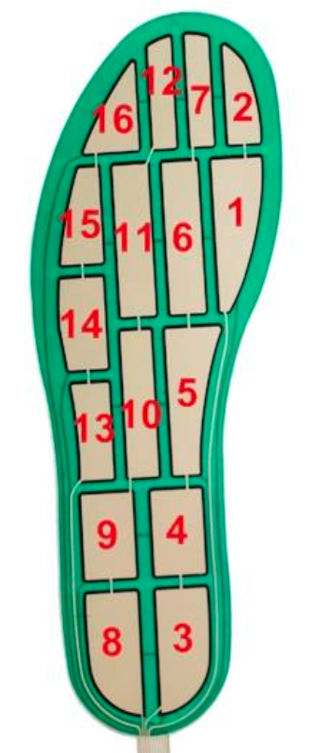
#> input picture footprint.png, 312 x 753 px
$ python extract_pad_position.py
#> lines starting #> are read from the running program, lines starting #| are printed output that depends on the picture; after the words box and inside, x2 and y2 are one past the last pixel; in counts of white or black regions, pixels touching at a corner belong together
from PIL import Image
import matplotlib.pyplot as plt
import cv2
import numpy as np

# Function to find the center of the contour
def find_contour_center(contour):
    M = cv2.moments(contour)
    if M["m00"] != 0:
        cX = int(M["m10"] / M["m00"])
        cY = int(M["m01"] / M["m00"])
    else:
        cX, cY = 0, 0
    return (cX, cY)


# Open the image file
img_path = 'footprint.png'

# Load the image in grayscale
image = cv2.imread(img_path, cv2.IMREAD_GRAYSCALE)
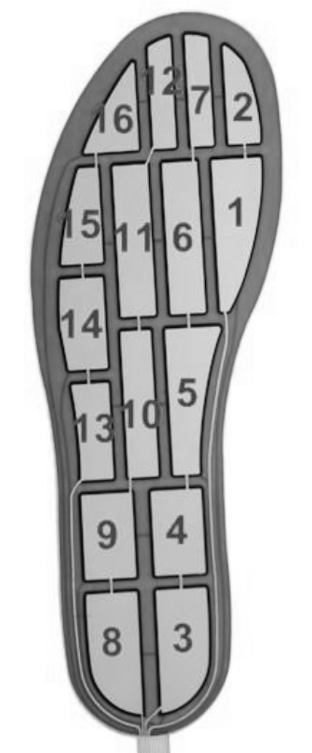
#> image: shape (753, 312); min 2, max 255, mean 188.6

# Thresholding the image to get the contours
_, thresh = cv2.threshold(image, 150, 255, cv2.THRESH_BINARY_INV)
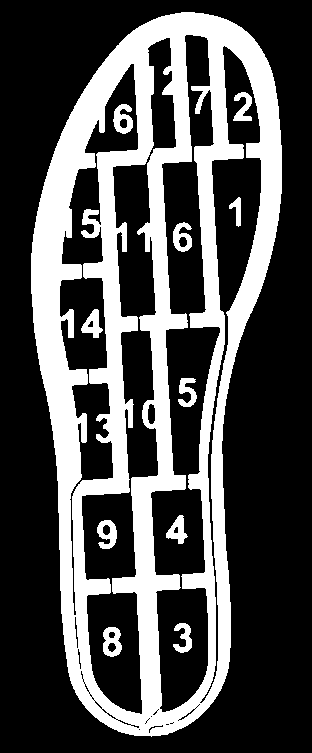
#> thresh: shape (753, 312); 30.8% white; 11 white regions

# Finding contours in the image
contours, _ = cv2.findContours(thresh, cv2.RETR_EXTERNAL, cv2.CHAIN_APPROX_SIMPLE)
#> contours = 1 contour; box (x1, y1, x2, y2) and area: (31, 12, 282, 737) 131756


# Dictionary to hold the center of each contour
contour_centers = {}

for contour in contours:
    # Get the center of the contour
    cX, cY = find_contour_center(contour)

    # Approximate the contour to a polygon to check for numbers (as they have more corners)
    approx = cv2.approxPolyDP(contour, 0.04 * cv2.arcLength(contour, True), True)

    # If the contour has more than 5 vertices, it might be a number
    if len(approx) > 5:
        # Get the bounding rectangle to isolate the number
        x, y, w, h = cv2.boundingRect(approx)

        # Crop and save the number area
        number_image = image[y:y+h, x:x+w]
        number_image_path = f'/number_{cX}_{cY}.png'
        cv2.imwrite(number_image_path, number_image)

        # Store the center in the dictionary with the image path as the key
        contour_centers[number_image_path] = (cX, cY)
#> this loop made 1 pass
#> (cX, cY) on pass 1: (151, 353)
#> after the loop, contour_centers = 0 items

# Calculate the image center
image_center = (image.shape[1]//2, image.shape[0]//2)
#> image_center = (156, 376)

# Output the image center and the dictionary of contour centers
print(image_center, contour_centers)
#| (156, 376) {}


# Load the image
image_color = cv2.imread(img_path)
#> image_color is the input picture: shape (753, 312, 3); mean B, G, R 181, 198.9, 172.5
image_gray = cv2.cvtColor(image_color, cv2.COLOR_BGR2GRAY)

# Invert the image to get white numbers on black background for better detection
image_gray = cv2.bitwise_not(image_gray)
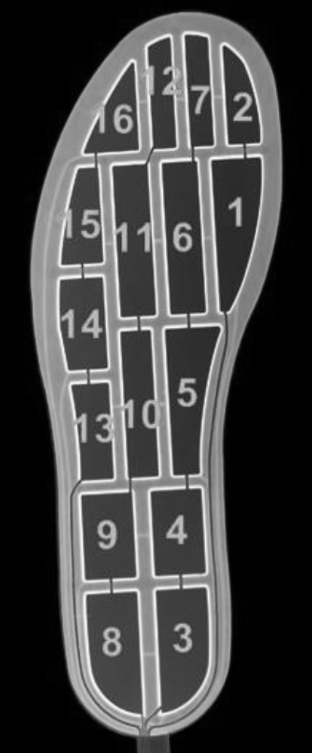
#> image_gray: shape (753, 312); min 0, max 253, mean 66

# Use adaptive thresholding to isolate the numbers
thresh = cv2.adaptiveThreshold(image_gray, 255, cv2.ADAPTIVE_THRESH_GAUSSIAN_C,
                               cv2.THRESH_BINARY, 11, 2)
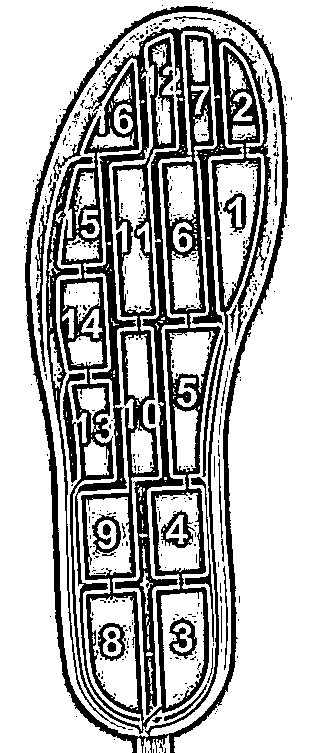
#> thresh: shape (753, 312); 71.7% white; 441 black regions (398 under 20 px)

# Find contours of the numbers
contours, hierarchy = cv2.findContours(thresh, cv2.RETR_TREE, cv2.CHAIN_APPROX_SIMPLE)
#> contours = 755 contours, 638 with area under 20; largest, box (x1, y1, x2, y2) and area: (0, 0, 312, 753) 89943, (30, 12, 282, 737) 32764, (73, 33, 192, 731) 8794, (45, 156, 110, 722) 4082, (161, 592, 204, 708) 3894

# Function to find the center of the bounding box for a contour
def find_bounding_box_center(contour):
    x, y, w, h = cv2.boundingRect(contour)
#> x = 142; y = 742; w = 1; h = 2
    return (x + w//2, y + h//2)

# Find the centers of all contours
centers = [find_bounding_box_center(c) for c in contours]
#> centers = 755 pairs, first value 24 to 291, second value 2 to 747

# The image center can be calculated as the midpoint of the image dimensions
image_center = (image_color.shape[1] // 2, image_color.shape[0] // 2)

# Calculate the relative positions of each center from the image center
relative_positions = [(center[0] - image_center[0], center[1] - image_center[1]) for center in centers]
#> relative_positions = 755 pairs, first value -132 to 135, second value -374 to 371

relative_positions, image_center
# We will use a more manual approach to identify the contours and filter out the noise.
# Define expected number width and height range based on the image scale and observations.
# These values are estimates and may need adjustment.
expected_number_width_min, expected_number_width_max = 10, 40
expected_number_height_min, expected_number_height_max = 20, 50

# Initialize a list to store the center points of valid number contours
valid_centers = []

# Loop over the contours to filter based on the expected size
for contour in contours:
    # Compute the bounding box of the contour
    x, y, w, h = cv2.boundingRect(contour)

    # Use the contour width and height to filter out contours that do not match the expected size of the numbers
    if (expected_number_width_min <= w <= expected_number_width_max and
            expected_number_height_min <= h <= expected_number_height_max):
        # This contour is likely to be a number, store its center point
        center_x, center_y = x + w//2, y + h//2
        valid_centers.append((center_x, center_y))
#> this loop made 755 passes
#> (x, y, w, h, center_x, center_y) on passes 38, 39, 75, 76, 84, 123, 124, 150, 152, 172, 199, 203: (97, 622, 30, 40, 112, 642), (103, 627, 19, 30, 112, 642), (168, 616, 30, 44, 183, 638), (173, 623, 19, 30, 182, 638), (140, 571, 13, 43, 146, 592), (91, 514, 31, 41, 106, 534), (97, 520, 20, 29, 107, 534), (160, 509, 36, 40, 178, 529), (166, 515, 22, 29, 177, 529), (84, 439, 25, 37, 96, 457), (77, 387, 29, 46, 91, 410), (177, 378, 20, 29, 187, 392)
#> (x, y, w, h) on passes 2, 3, 4, 5, 7, 8: (143, 738, 8, 15), (137, 738, 5, 15), (152, 735, 18, 18), (158, 742, 6, 11), (218, 702, 1, 1), (186, 697, 1, 1)
#> after the loop, valid_centers = 33 pairs, first value 51 to 243, second value 57 to 642

# Now calculate the relative positions of each valid center from the image center
relative_valid_positions = [(center[0] - image_center[0], center[1] - image_center[1]) for center in valid_centers]
#> relative_valid_positions = 33 pairs, first value -105 to 87, second value -319 to 266

relative_valid_positions

with Image.open(img_path) as img:
    plt.imshow(img)
    plt.axis('on') # 'off' turns off the axis, 'on' turns it on
    plt.show()

# Load the original image
original_image = cv2.imread(img_path)

# Convert the image to grayscale
gray_image = cv2.cvtColor(original_image, cv2.COLOR_BGR2GRAY)

# Apply thresholding to create a mask with only the black frame pads
_, mask = cv2.threshold(gray_image, 100, 255, cv2.THRESH_BINARY_INV)
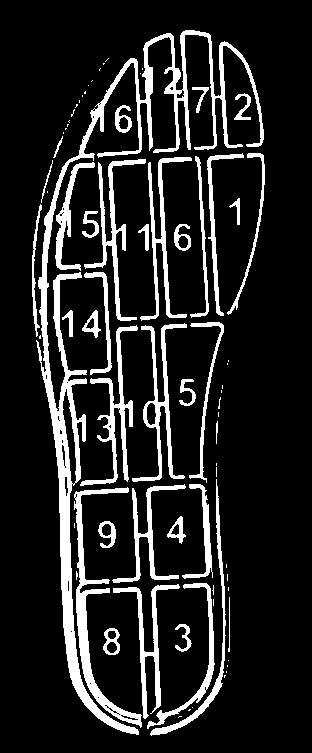
#> mask: shape (753, 312); 14% white; 76 white regions (40 under 20 px), largest, box (x1, y1, x2, y2) and area: (36, 30, 264, 735) 11330, (74, 487, 142, 728) 2480, (80, 325, 138, 486) 1664

# Bitwise-and mask with the original image
black_frame_pads_only = cv2.bitwise_and(original_image, original_image, mask=mask)
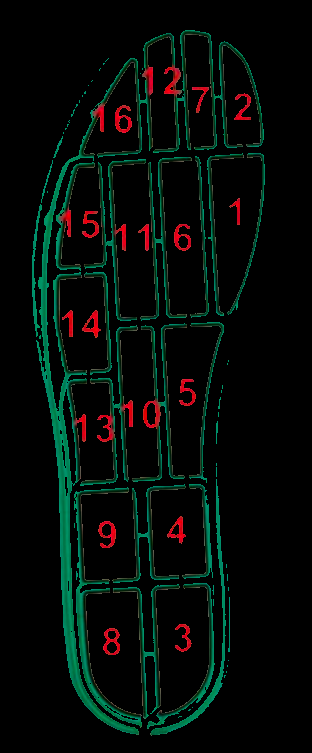
#> black_frame_pads_only: shape (753, 312, 3); mean B, G, R 8.5, 12, 4.8

# Convert the result back to RGB (OpenCV uses BGR by default)
black_frame_pads_only_rgb = cv2.cvtColor(black_frame_pads_only, cv2.COLOR_BGR2RGB)

# Save the resulting image
output_path = '/pads.png'
cv2.imwrite(output_path, black_frame_pads_only_rgb)

import cv2

# Initialize list to hold coordinates
pad_positions = []

# Mouse callback function to get the coordinates and draw a circle where the user clicks
def record_click(event, x, y, flags, param):
    # If the left mouse button was clicked, record the coordinates and draw a circle
    if event == cv2.EVENT_LBUTTONDOWN:
        pad_positions.append((x, y))
        cv2.circle(img, (x, y), 5, (0, 255, 0), -1)
        cv2.imshow("Image", img)

# Read the image
img = cv2.imread(img_path)

# Create a window and bind the function to window
cv2.namedWindow("Image")
cv2.setMouseCallback("Image", record_click)

# Display the image and wait for a click
cv2.imshow("Image", img)
cv2.waitKey(0)

# Close the window
cv2.destroyAllWindows()

# The pad_positions list now contains the coordinates of the clicks (i.e., the sensor pads)
print(pad_positions)

#output
#[(237, 217), (241, 104), (183, 641), (177, 534), (187, 394), (182, 236), (198, 90), (114, 645), (108, 538), (139, 399), (134, 240), (162, 95), (94, 432), (83, 324), (83, 225), (118, 121)]
#(158, 366) center
